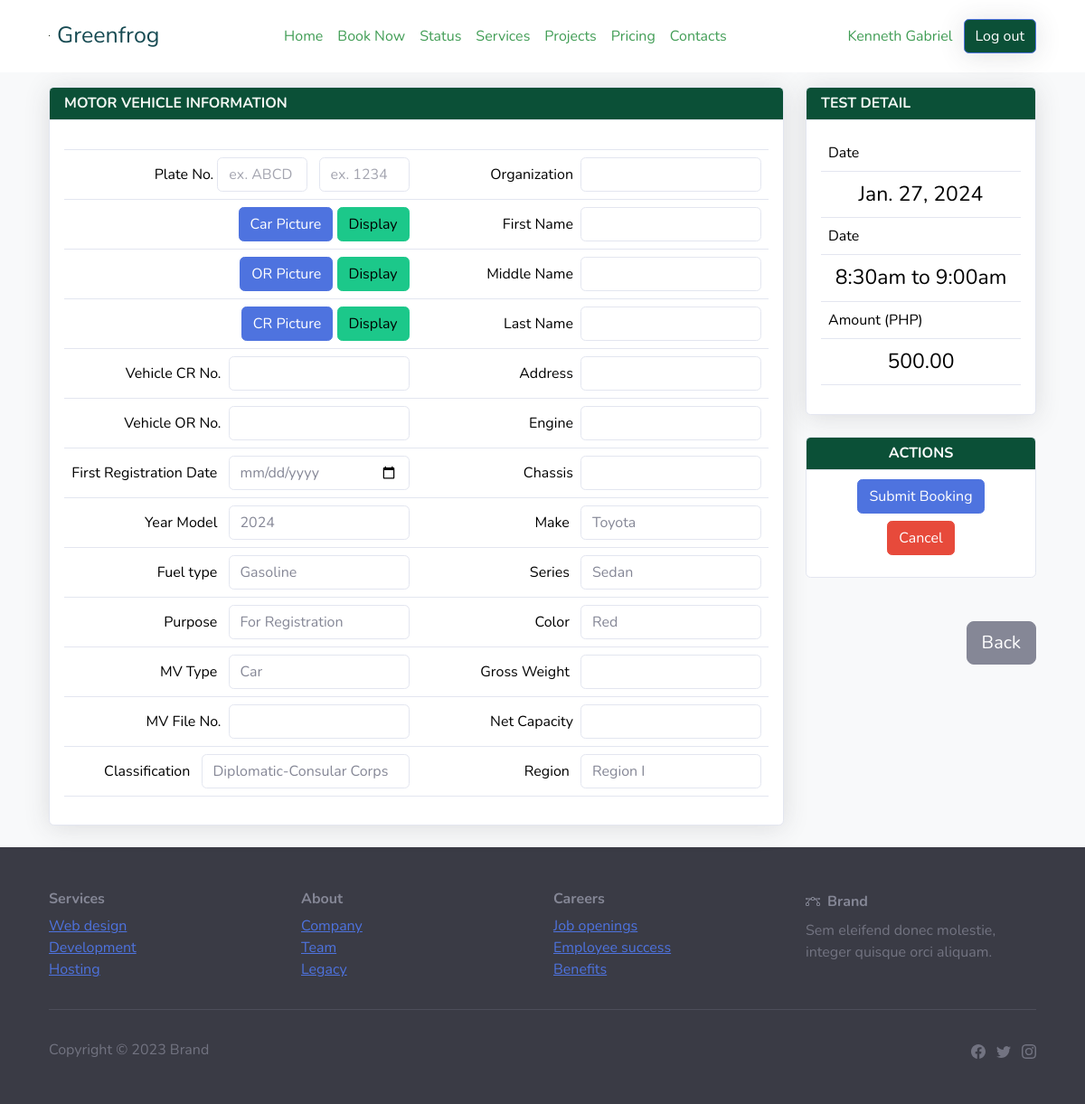
The page /booking_form.php?eventId=2 (signed in) on the database as committed earlier.
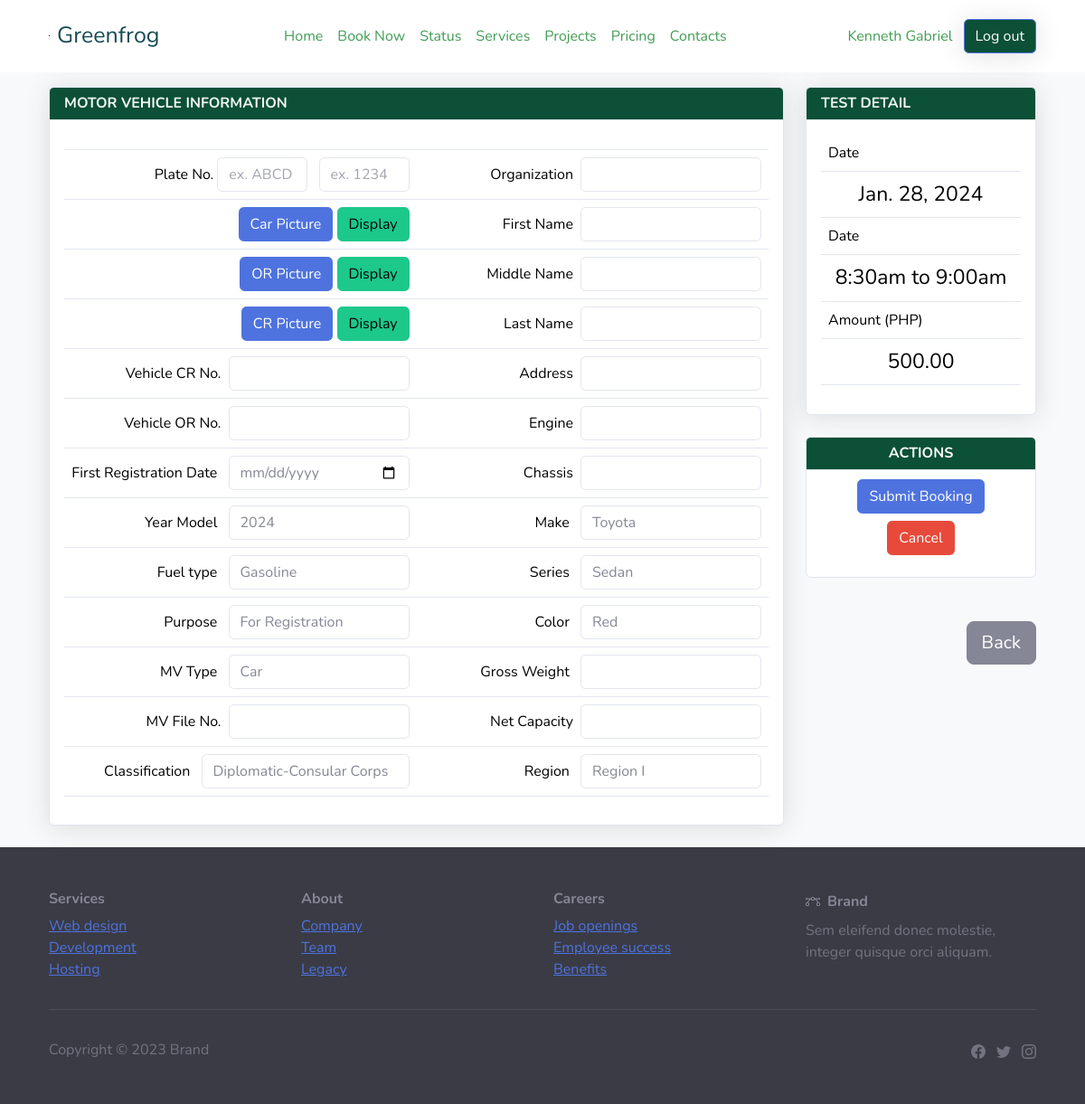
The same page on the database as committed later.
### tables this page shows
CREATE TABLE `schedule_list` (
  `id` int(30) NOT NULL,
  `title` text NOT NULL,
  `description` text NOT NULL,
  `qty_of_person` int(23) NOT NULL,
  `reserve_count` int(23) NOT NULL DEFAULT 0,
  `price_3` decimal(10,2) NOT NULL DEFAULT 0.00,
  `price_2` decimal(10,2) NOT NULL,
  `price_1` decimal(10,2) NOT NULL DEFAULT 0.00,
  `start_datetime` datetime NOT NULL,
  `end_datetime` datetime DEFAULT NULL,
  `availability` varchar(10) NOT NULL DEFAULT 'available'
);

### booking_form.php (the view, shortened to what the changed rows need)
<?php
$eventId = intval($_GET['eventId']);
include("connect/connection.php");
$stmt = $connect->prepare("SELECT * FROM schedule_list WHERE id = ?");
$stmt->bind_param("i", $eventId);
$stmt->execute();
$result = $stmt->get_result();
$event = $result->fetch_assoc();
?>
<!DOCTYPE html>
<html data-bs-theme="light" lang="en">
<head>
    <link rel="stylesheet" href="admin/assets/bootstrap/css/bootstrap.min.css">
</head>
<body style=" background-color: #f8f9fa;">
    <div class="container mt-3">
                    <form    method="POST"  name="bookingForm">
                    <div class="row">
                        <div class="col-lg-3">
                        <div class="">
                       <div class="card shadow mb-4">
    <div class="card-body">
        <div class="table-responsive">
            <table class="table">
                <tbody>
                <tr>
                        <th><span style="font-weight: normal !important;">Date</span></th>
                    </tr>
                    <tr>
                       <td class="text-center" style="font-size: 23px;"><?php echo date('M. j, Y', strtotime($event['start_datetime'])); ?></td>
                    </tr>
                <tr>
                        <th><span style="font-weight: normal !important;">Date</span></th>
                    </tr>
                    <tr>
                       <td class="text-center" style="font-size: 23px;"><?php echo date('g:ia', strtotime($event['start_datetime'])) . ' to ' . date('g:ia', strtotime($event['end_datetime'])); ?></td>
                    </tr>
                <tr>
                        <th><span style="font-weight: normal !important;">Amount (PHP)</span></th>
                    </tr>
                </tbody>
            </table>
        </div>
    </div>
</div>
                      </div>
                </div>
            </div>
        </form>
        </div>
</body>
</html>

Rows that differ between the two databases and show on the page:
changed schedule_list "8:30am": start_datetime "Jan. 27, 2024" → "Jan. 28, 2024"
